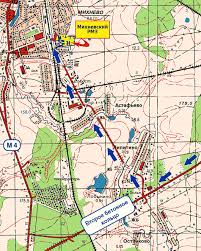
%> input picture DPV_5/images/map2.bmp, 201 x 251 px
$ octave DPV_5.m   (GNU Octave 9; MATLAB toolbox functions it lacks are replaced by stand-ins)
%> lines starting %> are read from the running program, lines starting %| are printed output that depends on the picture
clc
clear all
close all


picture=imread('images\map2.bmp', 'bmp');
%> picture is the input picture: size 251x201x3 uint8; mean R, G, B 206.6, 198.1, 174
picture=rgb2gray(picture);
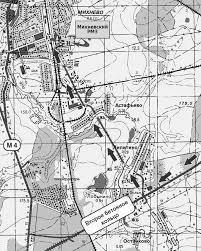
%> picture: size 251x201 uint8; min 1, max 255, mean 197.9
newpicture=picture;
vector=zeros(1,size(newpicture,2)*size(newpicture,1));
Nstr=size(newpicture,1);
%> Nstr = 251
Nstl=size(newpicture,2)
%> Nstl = 201
for i=1:Nstr
   vector( ((i-1)*Nstl+1) : i*Nstl )=newpicture(i,:);
end
% vector=vector/max(vector);
D=max(vector);
%> D = 255
rng(0);
K=5;
for j=1:K

    A=rand*20;
    phi=rand*2*pi;
    w=rand*D*2*pi;

    for i=1:size(vector,2)
       vector(1,i)=vector(1,i)+A*sin(w*i+phi);
    end
end

for i=1:Nstr
   newpicture(i,:)=vector( ((i-1)*Nstl+1) : i*Nstl );
end
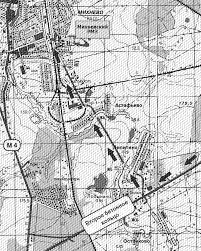
%> newpicture: size 251x201 uint8; min 0, max 255, mean 196.6

S=abs(fftshift(fft2(picture)));
newS=abs(fftshift(fft2(newpicture)));

figure
imshow(picture)
figure
imshow(newpicture)
newpicture=single(newpicture);
%> newpicture: size 251x201 single
% figure
% imshow(newpicture)

figure
imshow(log(S), [])
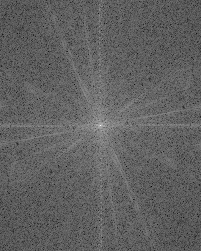
%> displayed picture: size 251x201, on the screen's scale of 0 to 255; min 0, max 255, mean 96.9

figure
imshow(log(newS), [])
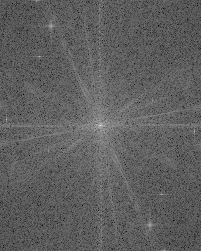
%> displayed picture: size 251x201, on the screen's scale of 0 to 255; min 0, max 255, mean 95

figure
surf(log(S))
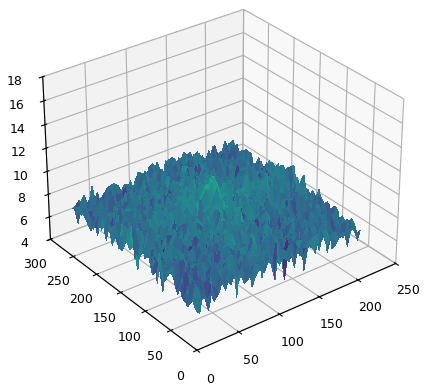
%> figure redrawn from the program's plot data

figure
surf(log(newS))
% legend('Without noise','With noise')

% Face=myIPF('images\face1.bmp', 'bmp', '"Face"');
% Painting=myIPF('images\painting2.bmp', 'bmp', '"Painting"');


%% old
% [17 lines of commented-out code are left out]

$ run again, with DPV_5/images/face1.bmp copied over DPV_5/images/map2.bmp
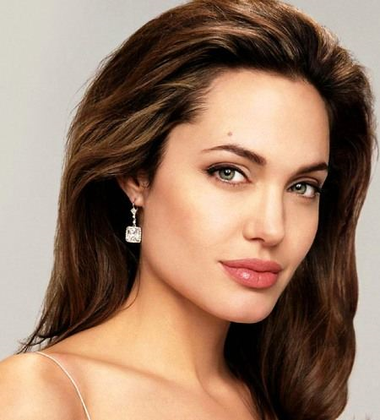
%> input picture DPV_5/images/face1.bmp, 380 x 420 px, shrunk from 450 x 497 before the run
%> picture is the input picture: size 420x380x3 uint8; mean R, G, B 153.3, 123.3, 103.2
%> `picture=rgb2gray(picture);`:
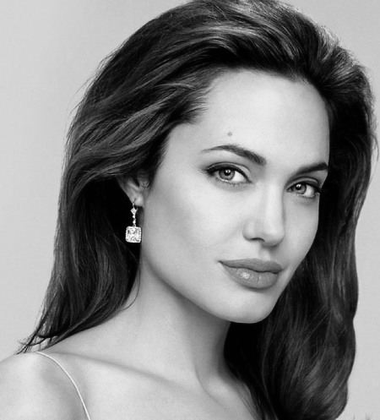
%> picture: size 420x380 uint8; min 0, max 254, mean 130
%> D = 254
%> `surf(log(newS))`:
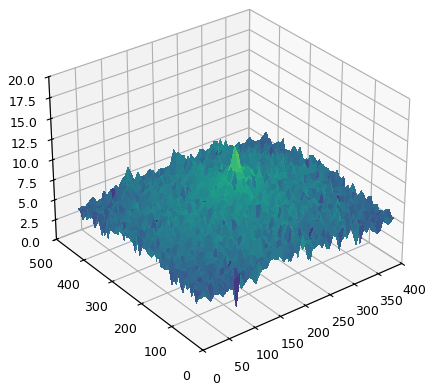
%> figure redrawn from the program's plot data

$ run again, with DPV_5/images/map1.bmp copied over DPV_5/images/map2.bmp
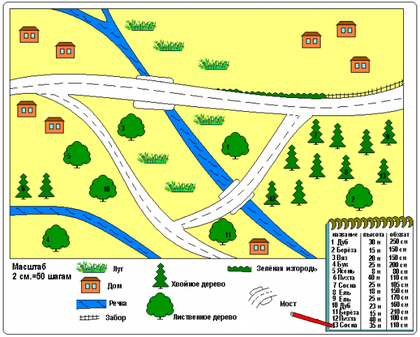
%> input picture DPV_5/images/map1.bmp, 420 x 337 px, shrunk from 600 x 482 before the run
%> picture is the input picture: size 337x420x3 uint8; mean R, G, B 216.3, 225.8, 162.9
%> `picture=rgb2gray(picture);`:
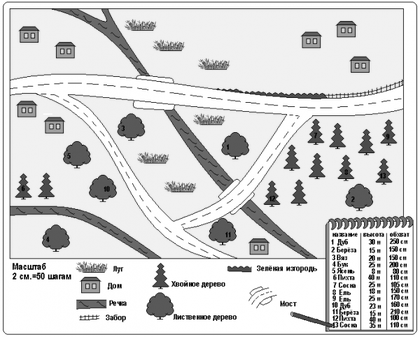
%> picture: size 337x420 uint8; min 0, max 255, mean 215.9
%> D = 255
%> `surf(log(newS))`:
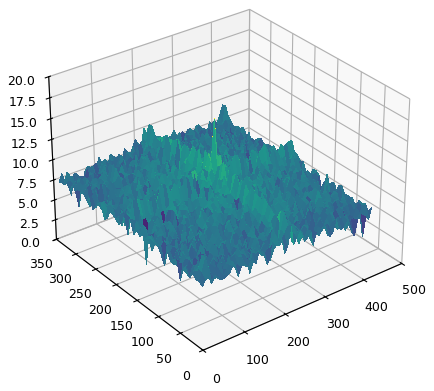
%> figure redrawn from the program's plot data
